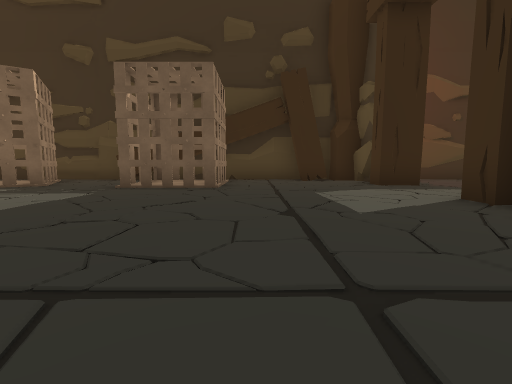
[1] (above)

21 first-person views from a walk through a scene from a Unity 3-D project. The camera is 0.48 m above the floor, tilts 6° down and sees 90° across. The floor is counted in squares, 1 m on a side. Each view is taken from the middle of a square. On the plan, view 1 faces up. The plan holds only what a view shows up to about 9 squares ahead; the rest is blank. The place goes on beyond the plan. Some animated figures are left out. Some surface patterns are stand-ins.

[2]
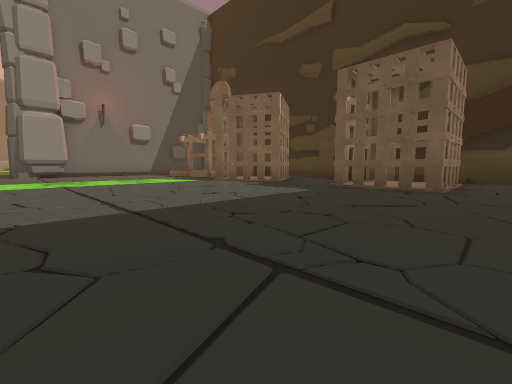

[3]
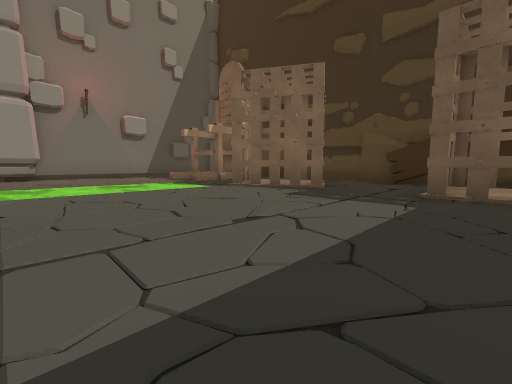

[4]
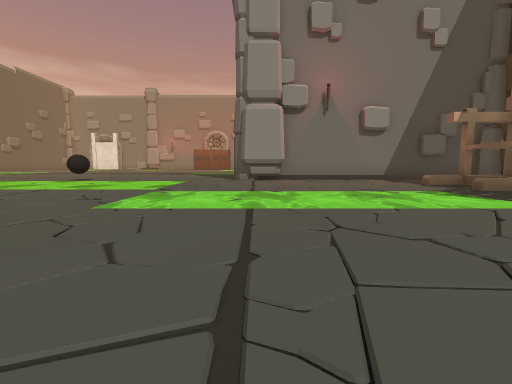

[5]
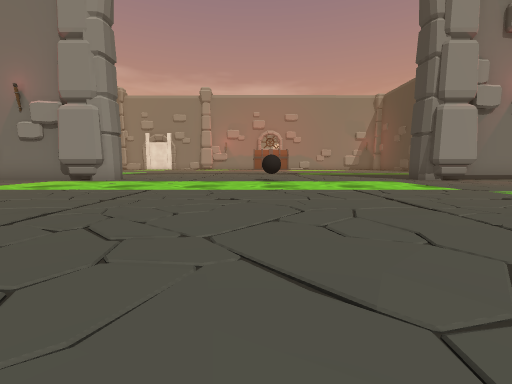

[6]
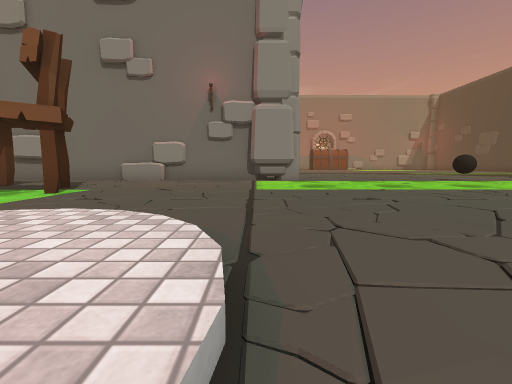

[7]
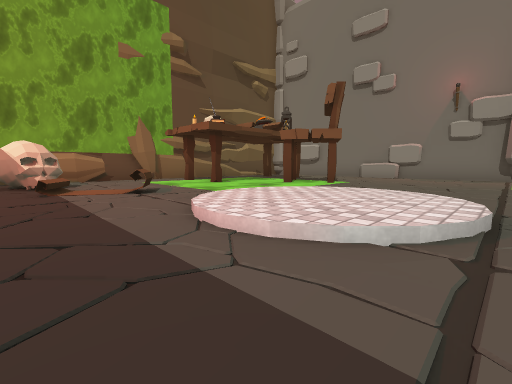

[8]
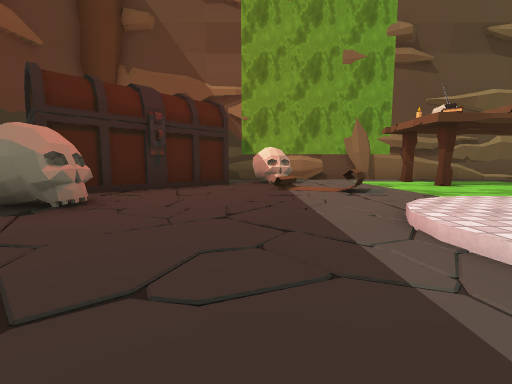

[9]
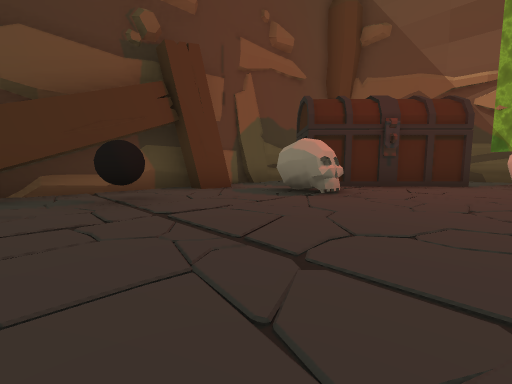

[10]
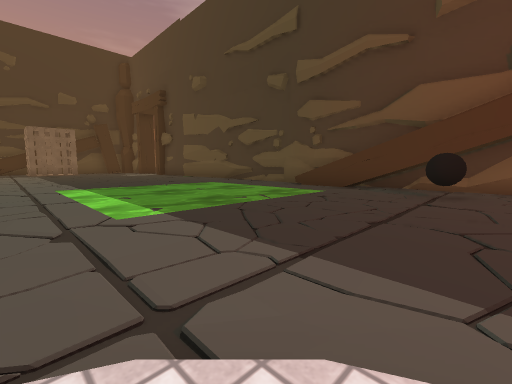

[11]
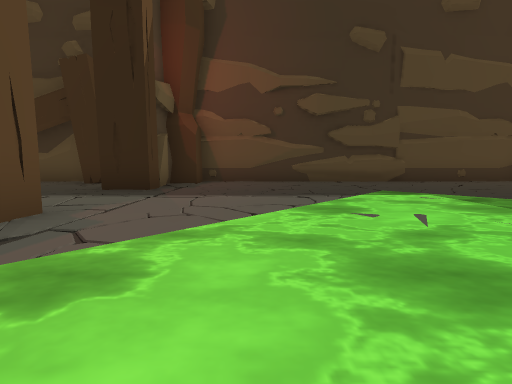

[12]
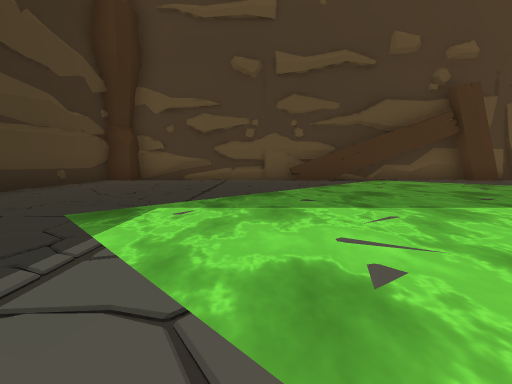

[13]
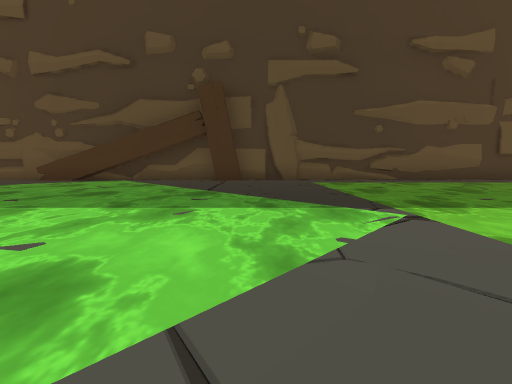

[14]
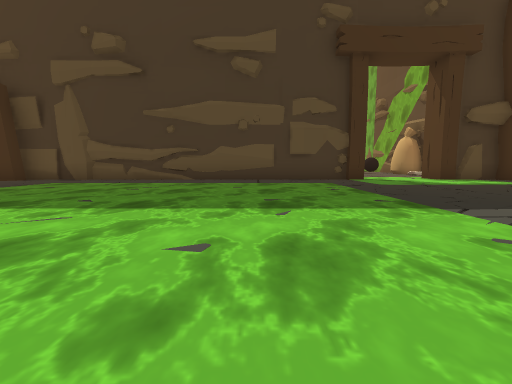

[15]
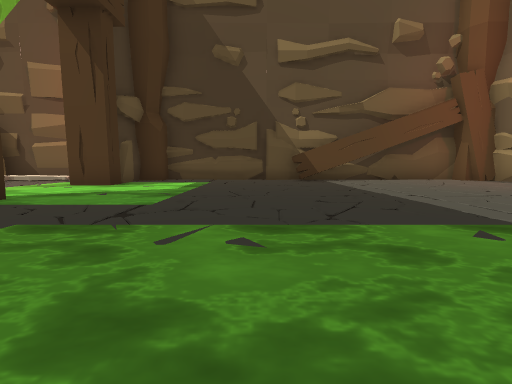

[16]
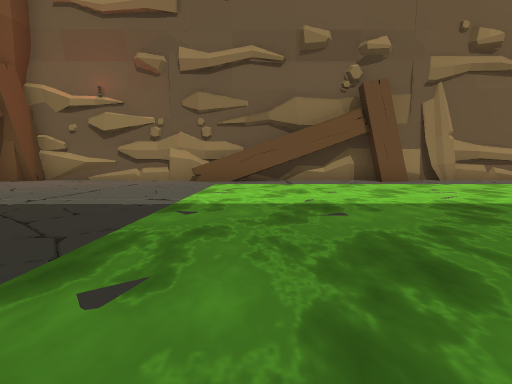

[17]
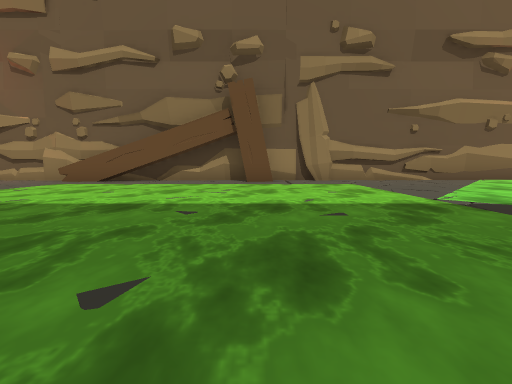

[18]
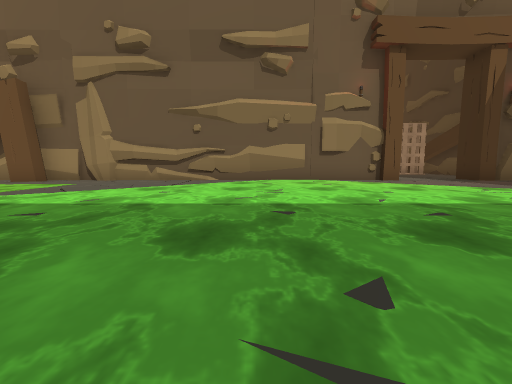

[19]
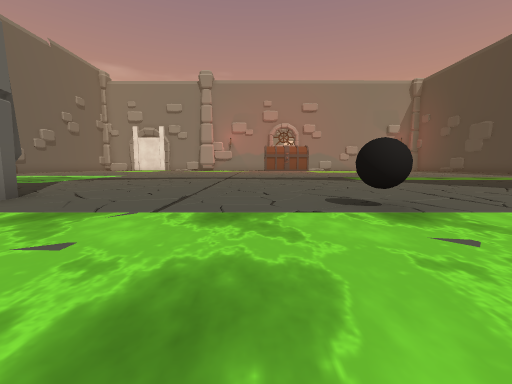

[20]
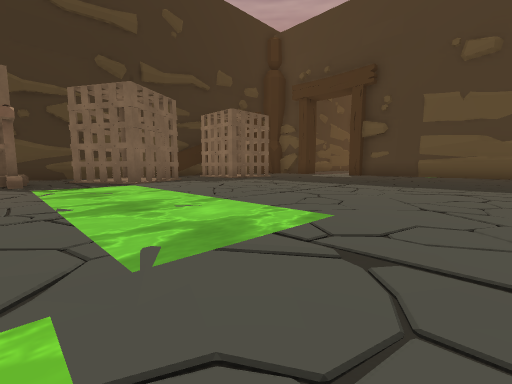

[21]
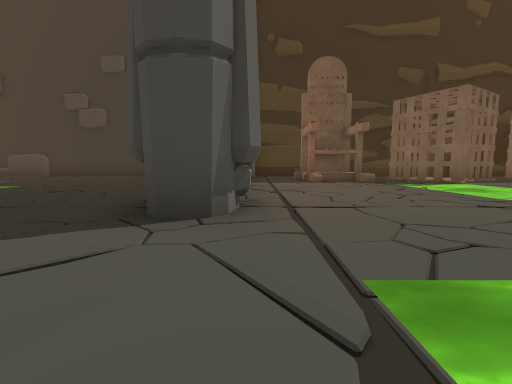

### Floor plan
Key: @ floor where view 1 was taken; # wall or solid block; x gap in a wall; . main floor; : floor 0.05 m higher than the main floor; + floor 0.1 m higher than the main floor; / step, stairs or slope; O other object.
Columns run from 17 left of view 1 to 16 right of it. Each row starts with its distance up from view 1.
  9      #  ########################
  8      #   ..x.## ..####.........##
  7 ..   #.OO.OO..OOO...##..........#
  6 ..  ##.OO.O:O.O:O...##..........#
  5 ... ##.OO.OO..OOO...............#
  4 ... ##..........................#
  3 ....##..............##.........##
  2 ....##..............# .........##
  1 ....##..............#..........##
  0 .................@..##.........##
 -1 ....................##..........#
 -2  ...................##..........#
 -3 ..................  ##.........##
 -4 .....O............. ##..........#
 -5 .....O..............##..........#
 -6 ....................##..........#
 -7 ............ .......##..........#
 -8 ...........  .......##..........#
 -9 ............ .......##..........#
-10 ....##..............##..........#
-11 .... #......//.....O##..........#
-12 ...  #...../++/.....##..........#
-13      #...../++/.....##..........#
-14      #...O..//...OO.##..........#
-15      #..OO...O....O.##...........
-16      #..OO...OOO O+O##............
-17      #.O...O..OOO+O ##............
-18      #  ...O..OOOO  ##..........#.
-19      # ..........    #...###...##
-20       ###########    ###########

Where each view was taken, in squares from view 1:
view 1: 0 up, 0 right, facing up
view 2: 0 up, 0 right, facing up-left
view 3: 1 up, 2 left, facing up-left
view 4: 1 up, 4 left, facing left
view 5: 5 down, 4 left, facing left
view 6: 11 down, 4 left, facing left
view 7: 11 down, 2 left, facing down-left
view 8: 11 down, 2 left, facing down
view 9: 10 down, 2 left, facing down-right
view 10: 12 down, 4 left, facing up-right
view 11: 1 up, 6 right, facing up
view 12: 4 up, 6 right, facing right
view 13: 4 down, 6 right, facing right
view 14: 11 down, 6 right, facing right
view 15: 11 down, 11 right, facing down
view 16: 12 down, 12 right, facing left
view 17: 8 down, 12 right, facing left
view 18: 1 down, 12 right, facing left
view 19: 6 down, 9 left, facing left
view 20: 2 down, 9 left, facing up-right
view 21: 2 down, 12 left, facing up
